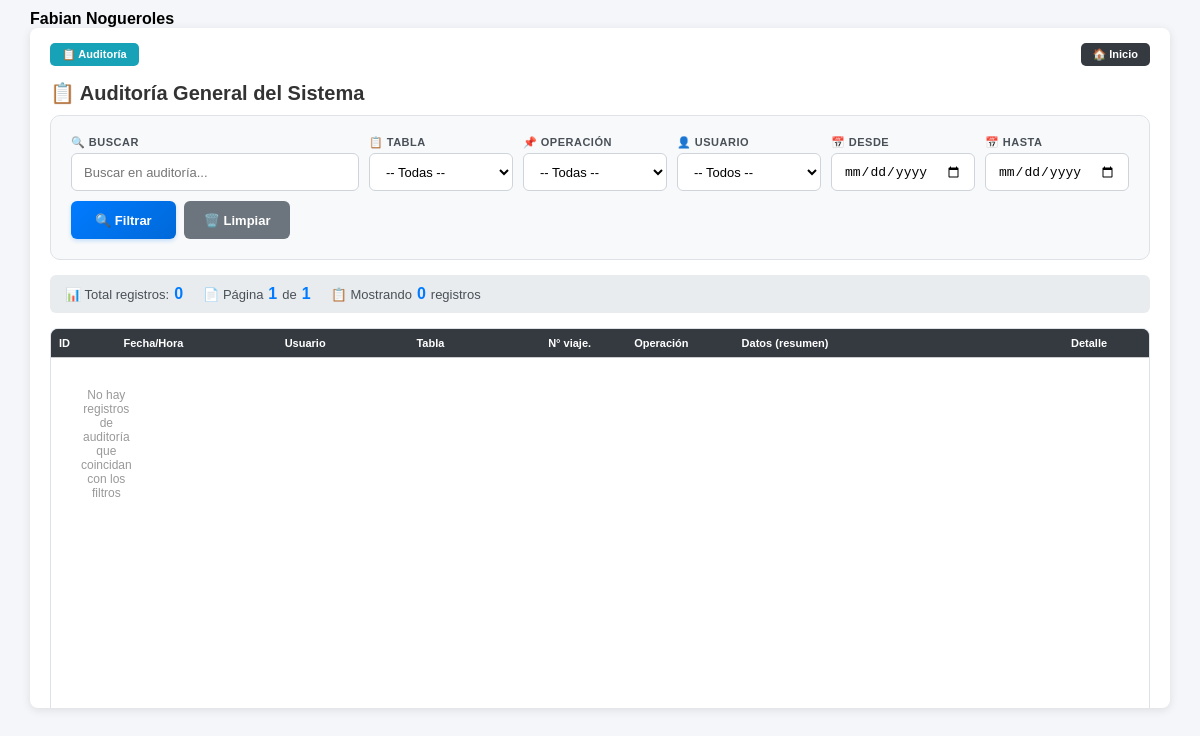
Before: /php/00_administracion/auditoria/listado_auditoria.php (signed in) with the older database file.
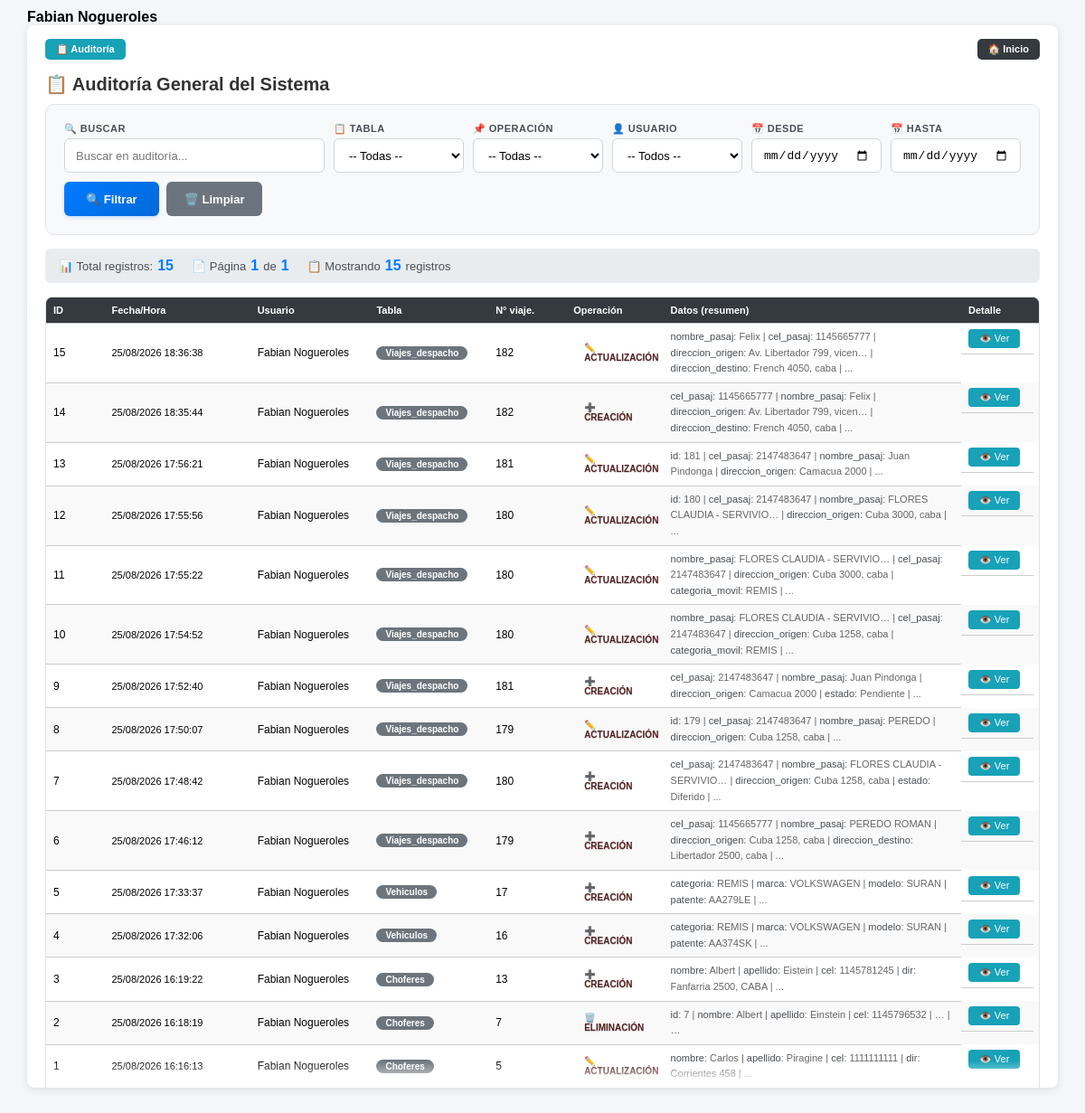
After: the same page with the newer database file.
### tables this page shows
CREATE TABLE `usuarios` (
  `id` int(4) NOT NULL AUTO_INCREMENT,
  `nombre` varchar(50) NOT NULL,
  `telefono` int(10) NOT NULL,
  `email` varchar(50) NOT NULL,
  `password` varchar(100) NOT NULL,
  `permisos` varchar(15) NOT NULL,
  `estado` varchar(15) NOT NULL,
  `nom_apellido` varchar(50) NOT NULL,
  PRIMARY KEY (`id`)
);

CREATE TABLE `auditoria_general` (
  `id` int(11) NOT NULL AUTO_INCREMENT,
  `usuario_id` int(11) DEFAULT NULL,
  `tabla` varchar(50) NOT NULL,
  `id_registro` int(11) NOT NULL,
  `operacion` char(1) NOT NULL,
  `datos_anteriores` longtext DEFAULT NULL CHECK (json_valid(`datos_anteriores`)),
  `datos_nuevos` longtext DEFAULT NULL CHECK (json_valid(`datos_nuevos`)),
  `fecha_hora` timestamp NOT NULL DEFAULT current_timestamp(),
  PRIMARY KEY (`id`)
);

### funciones/funciones.php (called while the page is built, shortened)
<?php
function nombre_usuario()
{
    $id = $_SESSION['id_usuario'];
    $sql = "SELECT * FROM usuarios WHERE id = :id LIMIT 1";
    $pdo = conexion();
    $stmt = $pdo->prepare($sql);
    $stmt->bindParam(':id', $id, PDO::PARAM_INT);
    $stmt->execute();
    $row = $stmt->fetch(PDO::FETCH_ASSOC);
    return [
        'id' => $id,
        'nombre' => $row['nom_apellido'] ?? ''
    ];
}
function conexion()
{
    $host = 'localhost';
    $db   = 'app_viajes';
    $user = 'root';
    $pass = 'belgrado';
    try {
        $dsn = "mysql:host=$host;dbname=$db;charset=utf8mb4";
        $conn = new PDO($dsn, $user, $pass, [
            PDO::ATTR_ERRMODE => PDO::ERRMODE_EXCEPTION,
            PDO::ATTR_DEFAULT_FETCH_MODE => PDO::FETCH_ASSOC,
            PDO::MYSQL_ATTR_INIT_COMMAND => "SET NAMES utf8mb4"
        ]);
        return $conn;
    } catch (PDOException $e) {
        echo "Error de conexión: " . $e->getMessage();
    }
}
?>

### php/00_administracion/auditoria/listado_auditoria.php (the view, shortened to what this page needs)
<?php
include_once "../../../funciones/funciones.php";
$usuario = nombre_usuario();
$nombre_usuario = $usuario['nombre'];
$filtro_tabla = isset($_GET['tabla']) ? $_GET['tabla'] : '';
$filtro_operacion = isset($_GET['operacion']) ? $_GET['operacion'] : '';
$filtro_usuario = isset($_GET['usuario']) ? (int)$_GET['usuario'] : 0;
$filtro_fecha_desde = isset($_GET['fecha_desde']) ? $_GET['fecha_desde'] : '';
$filtro_fecha_hasta = isset($_GET['fecha_hasta']) ? $_GET['fecha_hasta'] : '';
$buscar_texto = isset($_GET['buscar']) ? $_GET['buscar'] : '';
$limit = isset($_GET['limit']) ? (int)$_GET['limit'] : 50;
$offset = isset($_GET['offset']) ? (int)$_GET['offset'] : 0;
function obtenerAuditoria($filtros = [], $limit = 50, $offset = 0)
{
    $conn = conexion();
    $sql = "SELECT a.*, u.nom_apellido as usuario_nombre
            FROM auditoria_general a
            LEFT JOIN usuarios u ON a.usuario_id = u.id
            WHERE 1=1";
    $params = [];
    $sql .= " ORDER BY a.fecha_hora DESC LIMIT " . (int)$limit . " OFFSET " . (int)$offset;
    $stmt = $conn->prepare($sql);
    $stmt->execute($params);
    return $stmt->fetchAll(PDO::FETCH_ASSOC);
}
function contarAuditoria($filtros = [])
{
    $conn = conexion();
    $sql = "SELECT COUNT(*) as total
            FROM auditoria_general a
            LEFT JOIN usuarios u ON a.usuario_id = u.id
            WHERE 1=1";
    $params = [];
    $stmt = $conn->prepare($sql);
    $stmt->execute($params);
    $resultado = $stmt->fetch(PDO::FETCH_ASSOC);
    return $resultado ? (int)$resultado['total'] : 0;
}
$filtros = [
    'tabla' => $filtro_tabla,
    'operacion' => $filtro_operacion,
    'usuario' => $filtro_usuario,
    'fecha_desde' => $filtro_fecha_desde,
    'fecha_hasta' => $filtro_fecha_hasta,
    'buscar' => $buscar_texto
];
$total_registros = contarAuditoria($filtros);
$total_paginas = ceil($total_registros / $limit);
$pagina_actual = ($offset / $limit) + 1;
$auditoria = obtenerAuditoria($filtros, $limit, $offset);
$operaciones_map = [
    'C' => ['label' => 'CREACIÓN', 'color' => '#28a745', 'icon' => '➕'],
    'U' => ['label' => 'ACTUALIZACIÓN', 'color' => '#007bff', 'icon' => '✏️'],
    'D' => ['label' => 'ELIMINACIÓN', 'color' => '#dc3545', 'icon' => '🗑️'],
];
?>
<!DOCTYPE html>
<html lang="es">
<head>
    <link rel="stylesheet" href="../../../css/estilos.css">
    <link rel="stylesheet" href="../../../css/listado_viajes.css">
</head>
<body>
    <div class="container">
        <span><strong><?php echo $nombre_usuario ?></strong></span>
        <div class="card">
            <div class="menu-auditoria">
                <a href="listado_auditoria.php" class="activo">📋 Auditoría</a>
                <a href="../../inicio_0.php" class="btn-inicio">🏠 Inicio</a>
            </div>
            <h3 class="titulo-pagina">📋 Auditoría General del Sistema</h3>
            <div class="filtros-container">
                <div class="filtro-group" style="flex:2; min-width:200px;">
                    <label>🔍 Buscar</label>
                    <input type="text" id="buscar" placeholder="Buscar en auditoría..." value="<?= htmlspecialchars($buscar_texto) ?>">
                </div>
                <div class="filtro-group">
                    <label>📋 Tabla</label>
                    <select id="filtro_tabla">
                        <option value="">-- Todas --</option>
                    </select>
                </div>
                <div class="filtro-group">
                    <label>📌 Operación</label>
                    <select id="filtro_operacion">
                        <option value="">-- Todas --</option>
                    </select>
                </div>
                <div class="filtro-group">
                    <label>👤 Usuario</label>
                    <select id="filtro_usuario">
                        <option value="0">-- Todos --</option>
                    </select>
                </div>
                <div class="filtro-group" style="max-width:150px;">
                    <label>📅 Desde</label>
                    <input type="date" id="fecha_desde" value="<?= $filtro_fecha_desde ?>">
                </div>
                <div class="filtro-group" style="max-width:150px;">
                    <label>📅 Hasta</label>
                    <input type="date" id="fecha_hasta" value="<?= $filtro_fecha_hasta ?>">
                </div>
                <div class="acciones-filtros">
                    <button class="btn-filtrar" onclick="aplicarFiltros()">
                        🔍 Filtrar
                    </button>
                    <button class="btn-limpiar" onclick="limpiarFiltros()">
                        🗑️ Limpiar
                    </button>
                </div>
            </div>
            <div class="estadisticas">
                <div class="item">
                    📊 Total registros: <span class="numero"><?= number_format($total_registros) ?></span>
                </div>
                <div class="item">
                    📄 Página <span class="numero"><?= $pagina_actual ?></span> de <span class="numero"><?= $total_paginas ?: 1 ?></span>
                </div>
                <div class="item">
                    📋 Mostrando <span class="numero"><?= count($auditoria) ?></span> registros
                </div>
            </div>
            <div class="tabla-scroll">
                <table class="table">
                    <thead>
                        <tr>
                            <th class="col-id-auditoria">ID</th>
                            <th class="col-fecha">Fecha/Hora</th>
                            <th class="col-usuario">Usuario</th>
                            <th class="col-tabla">Tabla</th>
                            <th class="col-id-registro">N° viaje.</th>
                            <th class="col-operacion">Operación</th>
                            <th class="col-datos">Datos (resumen)</th>
                            <th class="col-acciones-auditoria">Detalle</th>
                        </tr>
                    </thead>
                    <tbody>
                        <?php if (empty($auditoria)): ?>
                            <tr>
                                <td colspan="8" style="text-align:center; padding:30px; color:#999;">
                                    No hay registros de auditoría que coincidan con los filtros
                                </td>
                            </tr>
                            <?php else: foreach ($auditoria as $row): ?>
                                <?php
                                $operacion_info = $operaciones_map[$row['operacion']] ?? ['label' => $row['operacion'], 'color' => '#6c757d', 'icon' => '📌'];
                                $clase_operacion = strtolower($operacion_info['label']);
                                $resumen = '';
                                if ($row['datos_nuevos']) {
                                    $datos = json_decode($row['datos_nuevos'], true);
                                    if ($datos) {
                                        $campos_importantes = ['nombre', 'apellido', 'nombre_pasaj', 'patente', 'marca', 'modelo', 'estado', 'categoria'];
                                        $items = [];
                                        $contador = 0;
                                        foreach ($datos as $clave => $valor) {
                                            if ($contador >= 4) {
                                                $items[] = '...';
                                                break;
                                            }
                                            if (in_array($clave, $campos_importantes) || (!empty($valor) && $valor !== 'NULL')) {
                                                $valor_mostrar = is_string($valor) ? substr($valor, 0, 25) : $valor;
                                                if (strlen($valor) > 25) $valor_mostrar .= '…';
                                                $items[] = '<span style="color:#495057; font-weight:500;">' . $clave . '</span>: ' . $valor_mostrar;
                                                $contador++;
                                            }
                                        }
                                        $resumen = implode(' | ', $items);
                                    }
                                } elseif ($row['datos_anteriores']) {
                                    $datos = json_decode($row['datos_anteriores'], true);
                                    if ($datos) {
                                        $items = [];
                                        $contador = 0;
                                        foreach ($datos as $clave => $valor) {
                                            if ($contador >= 4) {
                                                $items[] = '…';
                                                break;
                                            }
                                            $valor_mostrar = is_string($valor) ? substr($valor, 0, 20) : $valor;
                                            $items[] = '<span style="color:#495057; font-weight:500;">' . $clave . '</span>: ' . $valor_mostrar;
                                            $contador++;
                                        }
                                        if (count($datos) > 4) $items[] = '…';
                                        $resumen = implode(' | ', $items);
                                    }
                                }
                                ?>
                                <tr>
                                    <td class="col-id-auditoria"><?= $row['id'] ?></td>
                                    <td class="col-fecha" style="font-size:11px;">
                                        <?= date('d/m/Y H:i:s', strtotime($row['fecha_hora'])) ?>
                                    </td>
                                    <td class="col-usuario">
                                        <?= htmlspecialchars($row['usuario_nombre'] ?? 'Sistema') ?>
                                    </td>
                                    <td class="col-tabla">
                                        <span class="badge-tabla"><?= ucfirst($row['tabla']) ?></span>
                                    </td>
                                    <td class="col-id-registro"><?= $row['id_registro'] ?></td>
                                    <td class="col-operacion">
                                        <span class="badge-operacion <?= $clase_operacion ?>">
                                            <?= $operacion_info['icon'] ?> <?= $operacion_info['label'] ?>
                                        </span>
                                    </td>
                                    <td class="col-datos" style="font-size:11px; color:#666; line-height:1.6; padding:6px 8px; max-width:250px; word-wrap:break-word;">
                                        <?= $resumen ?: '-' ?>
                                    </td>
                                    <td class="col-acciones-auditoria">
                                        <button class="btn-detalle" onclick="verDetalle(<?= $row['id'] ?>)">
                                            👁️ Ver
                                        </button>
                                    </td>
                                </tr>
                        <?php endforeach;
                        endif; ?>
                    </tbody>
                </table>
            </div>
        </div>
    </div>
</body>
</html>

### css/estilos.css (style rules this page uses)
:root { --primary: #3498db; --success: #2ecc71; --warning: #f1c40f; --danger: #e74c3c; --dark: #2c3e50; --gray: #7f8c8d; --bg: #f4f6f9; }
* { margin: 0; padding: 0; box-sizing: border-box; }
body { font-family: Arial, sans-serif; background: var(--bg); }
.container { width: 98%; max-width: 1400px; margin: 30px auto; }
h2, h3 { margin-bottom: 15px; color: var(--dark); }
.card { background: #fff; padding: 20px; border-radius: 10px; box-shadow: 0 2px 8px rgba(0,0,0,0.1); }
input, select { padding: 10px; border-radius: 6px; border: 1px solid #ccc; width: 100%; }
.table { width: 100%; border-collapse: collapse; font-size: 11px; }
.table thead { background: var(--dark); color: white; }
.table th, .table td { padding: 6px 4px; border-bottom: 1px solid #ddd; text-align: left; vertical-align: middle; }
.col-tabla { width: 100%; overflow-x: auto; }
.table td:last-child { display: flex; gap: 4px; justify-content: flex-start; align-items: center; }

### css/listado_viajes.css (style rules this page uses)
.container { width: 100%; max-width: 100%; padding: 10px 20px; }
.col-tabla { flex: 1; overflow-x: auto; }
.table { width: 100%; border-collapse: collapse; table-layout: auto; font-size: 14px; }
.table th { background: #2c3e50; color: white; padding: 10px; }
.table td { padding: 8px; vertical-align: middle; }
.table { width: 100%; border-collapse: collapse; table-layout: fixed; }
.table th, .table td { padding: 8px; border-bottom: 1px solid #ccc; }
button { cursor: pointer; border: none; background: none; font-size: 16px; }

Changed rows visible on the page:
added auditoria_general: id "15", fecha_hora "25/08/2026 18:36:38", usuario.nom_apellido "Fabian Nogueroles", tabla "Viajes_despacho", id_registro "182", operacion "✏️", operacion "ACTUALIZACIÓN", clave "nombre_pasaj cel_pasaj direccion_origen direccion_destino", datos_nuevos "Felix 1145665777 Av. Libertador 799, vicen… French 4050, caba", resumen "| | | | ..."
added auditoria_general: id "14", fecha_hora "25/08/2026 18:35:44", usuario.nom_apellido "Fabian Nogueroles", tabla "Viajes_despacho", id_registro "182", operacion "➕", operacion "CREACIÓN", clave "cel_pasaj nombre_pasaj direccion_origen direccion_destino", datos_nuevos "1145665777 Felix Av. Libertador 799, vicen… French 4050, caba", resumen "| | | | ..."
added auditoria_general: id "13", fecha_hora "25/08/2026 17:56:21", usuario.nom_apellido "Fabian Nogueroles", tabla "Viajes_despacho", id_registro "181", operacion "✏️", operacion "ACTUALIZACIÓN", clave "id cel_pasaj nombre_pasaj direccion_origen", valor_mostrar "181 2147483647 Juan Pindonga Camacua 2000", resumen "| | | | ..."
added auditoria_general: id "12", fecha_hora "25/08/2026 17:55:56", usuario.nom_apellido "Fabian Nogueroles", tabla "Viajes_despacho", id_registro "180", operacion "✏️", operacion "ACTUALIZACIÓN", clave "id cel_pasaj nombre_pasaj direccion_origen", valor_mostrar "180 2147483647 FLORES CLAUDIA - SERVIVIO… Cuba 3000, caba", resumen "| | | | ..."
added auditoria_general: id "11", fecha_hora "25/08/2026 17:55:22", usuario.nom_apellido "Fabian Nogueroles", tabla "Viajes_despacho", id_registro "180", operacion "✏️", operacion "ACTUALIZACIÓN", clave "nombre_pasaj cel_pasaj direccion_origen categoria_movil", datos_nuevos "FLORES CLAUDIA - SERVIVIO… 2147483647 Cuba 3000, caba REMIS", resumen "| | | | ..."
added auditoria_general: id "10", fecha_hora "25/08/2026 17:54:52", usuario.nom_apellido "Fabian Nogueroles", tabla "Viajes_despacho", id_registro "180", operacion "✏️", operacion "ACTUALIZACIÓN", clave "nombre_pasaj cel_pasaj direccion_origen categoria_movil", datos_nuevos "FLORES CLAUDIA - SERVIVIO… 2147483647 Cuba 1258, caba REMIS", resumen "| | | | ..."
added auditoria_general: id "9", fecha_hora "25/08/2026 17:52:40", usuario.nom_apellido "Fabian Nogueroles", tabla "Viajes_despacho", id_registro "181", operacion "➕", operacion "CREACIÓN", clave "cel_pasaj nombre_pasaj direccion_origen estado", datos_nuevos "2147483647 Juan Pindonga Camacua 2000 Pendiente", resumen "| | | | ..."
added auditoria_general: id "8", fecha_hora "25/08/2026 17:50:07", usuario.nom_apellido "Fabian Nogueroles", tabla "Viajes_despacho", id_registro "179", operacion "✏️", operacion "ACTUALIZACIÓN", clave "id cel_pasaj nombre_pasaj direccion_origen", valor_mostrar "179 2147483647 PEREDO Cuba 1258, caba", resumen "| | | | ..."
added auditoria_general: id "7", fecha_hora "25/08/2026 17:48:42", usuario.nom_apellido "Fabian Nogueroles", tabla "Viajes_despacho", id_registro "180", operacion "➕", operacion "CREACIÓN", clave "cel_pasaj nombre_pasaj direccion_origen estado", datos_nuevos "2147483647 FLORES CLAUDIA - SERVIVIO… Cuba 1258, caba Diferido", resumen "| | | | ..."
added auditoria_general: id "6", fecha_hora "25/08/2026 17:46:12", usuario.nom_apellido "Fabian Nogueroles", tabla "Viajes_despacho", id_registro "179", operacion "➕", operacion "CREACIÓN", clave "cel_pasaj nombre_pasaj direccion_origen direccion_destino", datos_nuevos "1145665777 PEREDO ROMAN Cuba 1258, caba Libertador 2500, caba", resumen "| | | | ..."
added auditoria_general: id "5", fecha_hora "25/08/2026 17:33:37", usuario.nom_apellido "Fabian Nogueroles", tabla "Vehiculos", id_registro "17", operacion "➕", operacion "CREACIÓN", clave "categoria marca modelo patente", datos_nuevos "REMIS VOLKSWAGEN SURAN AA279LE", resumen "| | | | ..."
added auditoria_general: id "4", fecha_hora "25/08/2026 17:32:06", usuario.nom_apellido "Fabian Nogueroles", tabla "Vehiculos", id_registro "16", operacion "➕", operacion "CREACIÓN", clave "categoria marca modelo patente", datos_nuevos "REMIS VOLKSWAGEN SURAN AA374SK", resumen "| | | | ..."
added auditoria_general: id "3", fecha_hora "25/08/2026 16:19:22", usuario.nom_apellido "Fabian Nogueroles", tabla "Choferes", id_registro "13", operacion "➕", operacion "CREACIÓN", clave "nombre apellido cel dir", datos_nuevos "Albert Eistein 1145781245 Fanfarria 2500, CABA", resumen "| | | | ..."
added auditoria_general: id "2", fecha_hora "25/08/2026 16:18:19", usuario.nom_apellido "Fabian Nogueroles", tabla "Choferes", id_registro "7", operacion "🗑️", operacion "ELIMINACIÓN", clave "id nombre apellido cel", datos_anteriores "7 Albert Einstein 1145796532", resumen "| | | | … | …"
added auditoria_general: id "1", fecha_hora "25/08/2026 16:16:13", usuario.nom_apellido "Fabian Nogueroles", tabla "Choferes", id_registro "5", operacion "✏️", operacion "ACTUALIZACIÓN", clave "nombre apellido cel dir", datos_nuevos "Carlos Piragine 1111111111 Corrientes 458", resumen "| | | | ..."
Other visible differences:
$total_registros: "0" → "15"
count($auditoria): "0" → "15"
text no longer shown: "No hay registros de auditoría que coincidan con los filtros"
